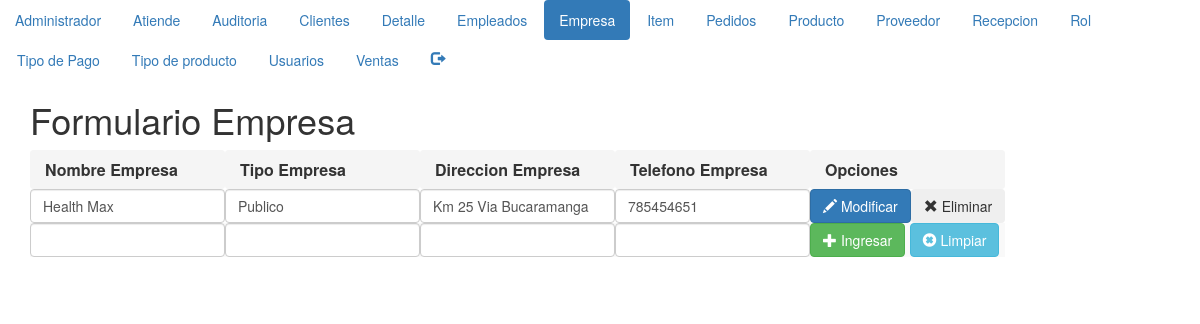
Screenshot of /formularioempresa.php (signed in) with the database file from the repository.
### tables this page shows
CREATE TABLE IF NOT EXISTS `empresa` (
  `IdEmpresa` mediumint(9) NOT NULL,
  `NombreEmpresa` varchar(45) NOT NULL,
  `TipoEmpresa` varchar(25) NOT NULL,
  `DireccionEmpresa` varchar(35) NOT NULL,
  `TelefonoEmpresa` int(11) NOT NULL
);

### empresa.php (called while the page is built, shortened)
<?php
    class Empresa{
        private $_conexion;
        private $_paginacion = 10;
        function __construct($conexion,$IdEmpresa,$NombreEmpresa,$TipoEmpresa,$DireccionEmpresa,$TelefonoEmpresa){
            $this->_conexion = $conexion;
        }
        function listar($pagina){
            if ($pagina<=0){
                $listado = mysqli_query($this->_conexion,"SELECT * FROM empresa ORDER BY IdEmpresa");
            }else{
                $paginacionMax = $pagina * $this->_paginacion;
                $paginacionMin = $paginacionMax - $this->_paginacion;
                $listado = mysqli_query($this->_conexion,"SELECT * FROM empresa ORDER BY IdEmpresa LIMIT $paginacionMin, $paginacionMax") or die (mysqli_error($this->_conexion));
            }
            return $listado;
        }
         function getPermiso($idUsuario){
            $permisos=mysqli_query($this->_conexion,"SELECT ".static::class."rol AS elPermiso FROM rol WHERE IdRol IN(SELECT IdRolUsuario FROM Usuario WHERE IdUsuario = $idUsuario)");
            $unRegistro=mysqli_fetch_array($permisos);
            return $unRegistro["elPermiso"];
        }
    }
?>

### formularioempresa.php (the view, shortened to what this page needs)
<?php
    if (isset($_SESSION['id'])){
?>
<html>
<head>
<link rel="stylesheet" href="https://maxcdn.bootstrapcdn.com/bootstrap/3.3.7/css/bootstrap.min.css">
</head>
<body>
     <?php
        include_once("menu.php");
        $pagina = (isset($_GET['pag']))?$_GET['pag']:"1";
    ?>
    <div class="container">
    <header>
        <h1>Formulario Empresa</h1>
    </header>
    <table class="table-striped">
    <tbody>
        <tr>
        <th scope="col" class="breadcrumb">Nombre Empresa</th>
        <th scope="col" class="breadcrumb">Tipo Empresa</th>
        <th scope="col" class="breadcrumb">Direccion Empresa</th>
        <th scope="col" class="breadcrumb">Telefono Empresa</th>
        <th scope="col" class="breadcrumb">Opciones</th>
        </tr>
<?php
        include_once("../Modelo/conexion.php");
        $objetoConexion = new conexion();
        $conexion = $objetoConexion->conectar();
        include_once("../Modelo/empresa.php");
        $objetoEmpresa = new Empresa($conexion,0,'nombreempresa','tipoempresa','direccionempresa','telefonoempresa');
        $listaEmpresas = $objetoEmpresa->listar($pagina);
        $permiso = $objetoEmpresa->getPermiso($_SESSION['id']);
if (stripos($permiso,"r")!==false){
        while($unRegistro = mysqli_fetch_array($listaEmpresas)){
            echo '<tr><form id="fModificarEmpresa"'.$unRegistro["IdEmpresa"].' action="../Controlador/Controladorempresa.php" method="post">';
            echo '<td><input type="hidden" name="fIdEmpresa"      value="'.$unRegistro['IdEmpresa'].'">';
            echo '    <input type="text" name="fNombreEmpresa"  class="form-control"    value="'.$unRegistro['NombreEmpresa'].'"></td>';
            echo '<td><input type="text" name="fTipoEmpresa"   class="form-control"    value="'.$unRegistro['TipoEmpresa'].'"></td>';
            echo '<td><input type="text" name="fDireccionEmpresa" class="form-control" value="'.$unRegistro['DireccionEmpresa'].'"></td>';
            echo '<td><input type="text" name="fTelefonoEmpresa"  class="form-control"  value="'.$unRegistro['TelefonoEmpresa'].'"></td>';
           echo '<td>';
            if (stripos($permiso,"u")!==false){
                echo '<button type="submit" class="btn btn-primary" name="fEnviar" value="Modificar"><span class="glyphicon glyphicon-pencil" aria-hidden="true"></span> Modificar</button>';
            }
            if (stripos($permiso,"d")!==false){
                echo '<button type="submit" class="btn btn-secondary" name="fEnviar" value="Eliminar"><span class="glyphicon glyphicon-remove" aria-hidden="true"></span> Eliminar</button>';
            }
            echo '</td>';
            echo '</form></tr>';
        }
}
    ?>
        <?php
        if (stripos($permiso,"c")!==false){
        ?>
            <tr><form id="fIngresarEmpresa" action="../Controlador/Controladorempresa.php" method="post">
                <td><input type="hidden" name="fIdEmpresa" value="0">
                    <input type="text"  name="fNombreEmpresa" class="form-control"></td>
                <td><input type="text" name="fTipoEmpresa" class="form-control"></td>
                <td><input type="text" name="fDireccionEmpresa" class="form-control"></td>
                <td><input type="text" name="fTelefonoEmpresa" class="form-control"></td>
                <td><button type="submit" class="btn btn-success" name="fEnviar" value="Ingresar"><span class="glyphicon glyphicon-plus" aria-hidden="true"></span> Ingresar</button>
                    <button type="reset" class="btn btn-info" name="fEnviar" value="Limpiar"><span class="glyphicon glyphicon-remove-sign" aria-hidden="true"></span> Limpiar</button></td>
                </form></tr>
        <?php
        }
        ?>
        </tbody>
    </table>
    <nav></nav>
</div>
</body>
</html>
<?php
    }else{
        header("location:../index.html");
    }
?>

### rows the page displays
empresa: fNombreEmpresa "Health Max", fTipoEmpresa "Publico", fDireccionEmpresa "Km 25 Via Bucaramanga", fTelefonoEmpresa "785454651"
